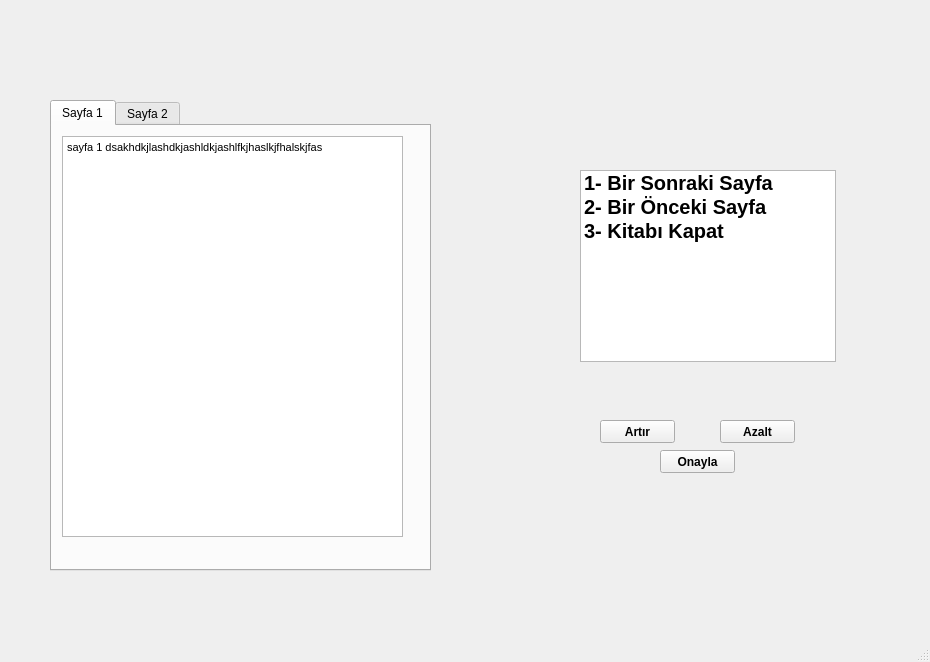
<?xml version="1.0" encoding="UTF-8"?>
<ui version="4.0">
 <class>MainWindow</class>
 <widget class="QMainWindow" name="MainWindow">
  <property name="geometry">
   <rect>
    <x>0</x>
    <y>0</y>
    <width>930</width>
    <height>662</height>
   </rect>
  </property>
  <property name="windowTitle">
   <string>MainWindow</string>
  </property>
  <widget class="QWidget" name="centralwidget">
   <widget class="QTabWidget" name="tabWidget">
    <property name="geometry">
     <rect>
      <x>50</x>
      <y>100</y>
      <width>381</width>
      <height>471</height>
     </rect>
    </property>
    <property name="currentIndex">
     <number>0</number>
    </property>
    <widget class="QWidget" name="Sayfa1">
     <attribute name="title">
      <string>Sayfa 1</string>
     </attribute>
     <widget class="QTextEdit" name="textEdit">
      <property name="geometry">
       <rect>
        <x>10</x>
        <y>10</y>
        <width>341</width>
        <height>401</height>
       </rect>
      </property>
      <property name="html">
       <string>&lt;!DOCTYPE HTML PUBLIC &quot;-//W3C//DTD HTML 4.0//EN&quot; &quot;http://www.w3.org/TR/REC-html40/strict.dtd&quot;&gt;
&lt;html&gt;&lt;head&gt;&lt;meta name=&quot;qrichtext&quot; content=&quot;1&quot; /&gt;&lt;style type=&quot;text/css&quot;&gt;
p, li { white-space: pre-wrap; }
&lt;/style&gt;&lt;/head&gt;&lt;body style=&quot; font-family:'MS Shell Dlg 2'; font-size:8.25pt; font-weight:400; font-style:normal;&quot;&gt;
&lt;p style=&quot; margin-top:0px; margin-bottom:0px; margin-left:0px; margin-right:0px; -qt-block-indent:0; text-indent:0px;&quot;&gt;sayfa 1 dsakhdkjlashdkjashldkjashlfkjhaslkjfhalskjfas&lt;/p&gt;&lt;/body&gt;&lt;/html&gt;</string>
      </property>
     </widget>
    </widget>
    <widget class="QWidget" name="Sayfa2">
     <attribute name="title">
      <string>Sayfa 2</string>
     </attribute>
     <widget class="QTextEdit" name="textEdit_2">
      <property name="geometry">
       <rect>
        <x>10</x>
        <y>10</y>
        <width>611</width>
        <height>301</height>
       </rect>
      </property>
      <property name="html">
       <string>&lt;!DOCTYPE HTML PUBLIC &quot;-//W3C//DTD HTML 4.0//EN&quot; &quot;http://www.w3.org/TR/REC-html40/strict.dtd&quot;&gt;
&lt;html&gt;&lt;head&gt;&lt;meta name=&quot;qrichtext&quot; content=&quot;1&quot; /&gt;&lt;style type=&quot;text/css&quot;&gt;
p, li { white-space: pre-wrap; }
&lt;/style&gt;&lt;/head&gt;&lt;body style=&quot; font-family:'MS Shell Dlg 2'; font-size:8.25pt; font-weight:400; font-style:normal;&quot;&gt;
&lt;p style=&quot; margin-top:0px; margin-bottom:0px; margin-left:0px; margin-right:0px; -qt-block-indent:0; text-indent:0px;&quot;&gt;sayfa 2 askjdhasjkdhaklsjdhlkajs&lt;/p&gt;&lt;/body&gt;&lt;/html&gt;</string>
      </property>
     </widget>
    </widget>
   </widget>
   <widget class="QListWidget" name="bookListWidget">
    <property name="geometry">
     <rect>
      <x>580</x>
      <y>170</y>
      <width>256</width>
      <height>192</height>
     </rect>
    </property>
    <property name="font">
     <font>
      <pointsize>15</pointsize>
      <weight>75</weight>
      <bold>true</bold>
     </font>
    </property>
    <item>
     <property name="text">
      <string>1- Bir Sonraki Sayfa</string>
     </property>
    </item>
    <item>
     <property name="text">
      <string>2- Bir Önceki Sayfa</string>
     </property>
    </item>
    <item>
     <property name="text">
      <string>3- Kitabı Kapat</string>
     </property>
    </item>
   </widget>
   <widget class="QLabel" name="pageLbl">
    <property name="geometry">
     <rect>
      <x>600</x>
      <y>370</y>
      <width>211</width>
      <height>31</height>
     </rect>
    </property>
    <property name="font">
     <font>
      <pointsize>20</pointsize>
      <weight>75</weight>
      <bold>true</bold>
     </font>
    </property>
    <property name="text">
     <string/>
    </property>
    <property name="alignment">
     <set>Qt::AlignCenter</set>
    </property>
   </widget>
   <widget class="QPushButton" name="sayfaArtirBtn">
    <property name="geometry">
     <rect>
      <x>600</x>
      <y>420</y>
      <width>75</width>
      <height>23</height>
     </rect>
    </property>
    <property name="font">
     <font>
      <weight>75</weight>
      <bold>true</bold>
     </font>
    </property>
    <property name="text">
     <string>Artır</string>
    </property>
   </widget>
   <widget class="QPushButton" name="sayfaAzaltBtn">
    <property name="geometry">
     <rect>
      <x>720</x>
      <y>420</y>
      <width>75</width>
      <height>23</height>
     </rect>
    </property>
    <property name="font">
     <font>
      <weight>75</weight>
      <bold>true</bold>
     </font>
    </property>
    <property name="text">
     <string>Azalt</string>
    </property>
   </widget>
   <widget class="QPushButton" name="kitapOnaylaBtn">
    <property name="geometry">
     <rect>
      <x>660</x>
      <y>450</y>
      <width>75</width>
      <height>23</height>
     </rect>
    </property>
    <property name="font">
     <font>
      <weight>75</weight>
      <bold>true</bold>
     </font>
    </property>
    <property name="text">
     <string>Onayla</string>
    </property>
   </widget>
  </widget>
  <widget class="QStatusBar" name="statusbar"/>
 </widget>
 <resources/>
 <connections/>
</ui>
